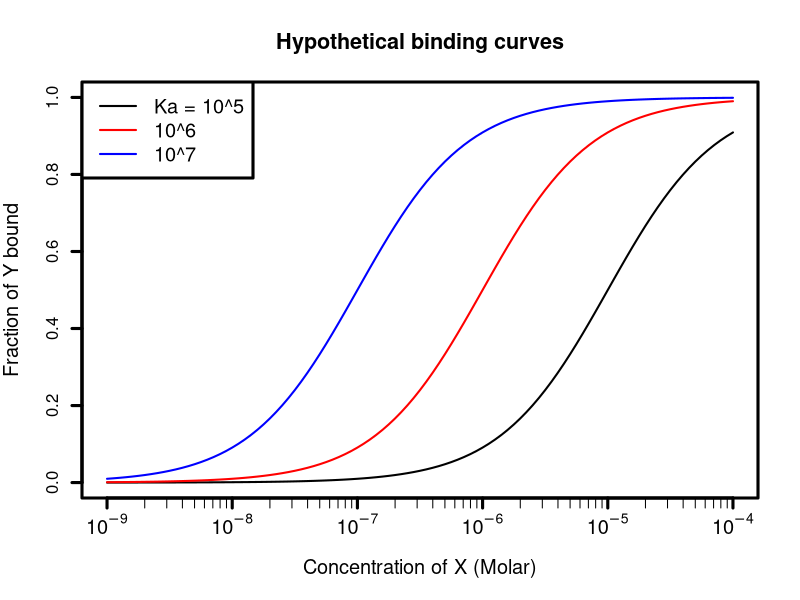

Source code (R):
## ---- chunk 1
knitr::opts_chunk$set(echo = FALSE)
## ---- chunk 2
plot(c(1e-09, 1e-04), c(0,1), type = 'n', log ='x', axes="F", 
                xlab = "Concentration of X (Molar)", ylab = "Fraction of Y bound",
                main = "Hypothetical binding curves",
                cex.main = 1.3, cex.lab = 1.2)
axis(2, lwd = 3)
axis(1, lwd = 3, cex.axis = 1.2, labels = 
     c(expression(10^-9), expression(10^-8), expression(10^-7), 
       expression(10^-6), expression(10^-5), expression(10^-4)), 
     at =c(10^-9, 10^-8, 10^-7, 10^-6, 10^-5, 10^-4))
axis(1, lwd = 1, labels=FALSE, 
     at = sort(rep(1:9,6))*c(1e-9,1e-8,1e-7,1e-6,1e-5,1e-4))
box(lwd = 3)
curve((x*1e+5)/(1 + x*1e+5), from = 1e-09, to = 1e-04, lwd = 2, add = TRUE)
curve((x*1e+6)/(1 + x*1e+6), from = 1e-09, to = 1e-04, lwd = 2, add = TRUE, col = 'red')
curve((x*1e+7)/(1 + x*1e+7), from = 1e-09, to = 1e-04, lwd = 2, add = TRUE, col = 'blue')
legend('topleft', c("Ka = 10^5", "10^6", "10^7"), lwd = 2, col = c('black', 
        "red", "blue"), box.lwd = 3, cex = 1.2)
